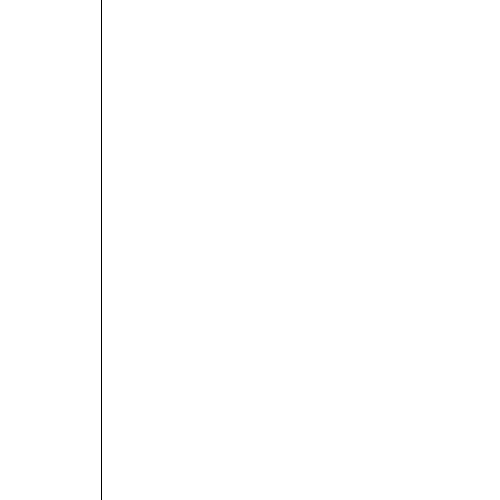
Frame 1 (no input)
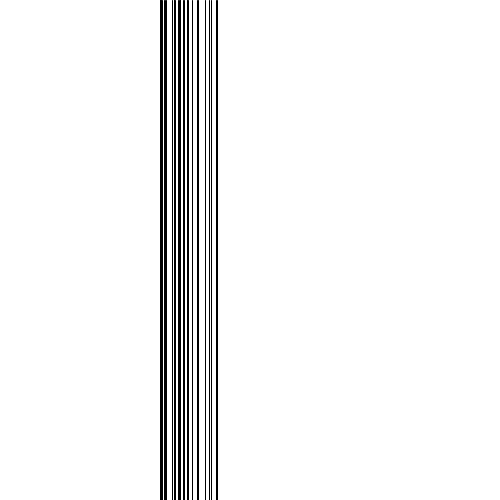
Frame 60 (the mouse pressed at the canvas centre just before this capture)
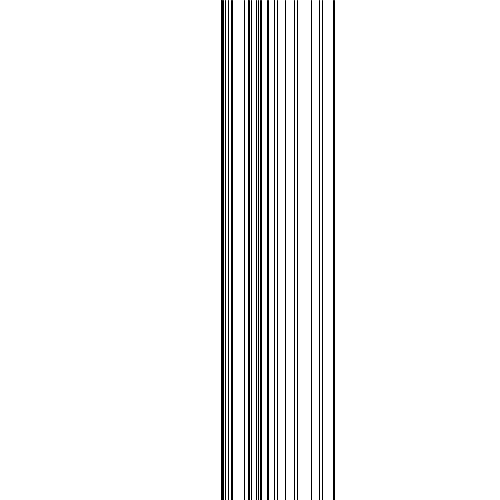
Frame 120 (the mouse held since frame 60 and released just before this capture)

The Processing sketch that drew these frames (run headless with seeded random() and noise(); from frame 60 on, the mouse is pressed at the canvas centre):

// Processing sketch: classes
// ── classes.pde
ligneMouvante[] lignes;
int taille = 30;

void setup(){
  size(500,500);
  background(255);
  smooth();
  
  lignes = new ligneMouvante[taille];
  
  for(int i=0; i<lignes.length; i++){
    lignes[i] = new ligneMouvante(100, random(1,2)); 
  }
  
}

void draw(){
  background(255);
  
  for(int i=0; i<lignes.length; i++){
    lignes[i].update(); 
  }
  

}



// ── ligneMouvante.pde
class ligneMouvante {

  float x;
  float speed;
  
  ligneMouvante(float xInit, float speedInit){
    
    x=xInit;
    speed=speedInit;
    
  }
  
  void update(){
    x+=speed;
    if(x>width) x-=width;
    line(x,0,x,height);
  }
  
}
